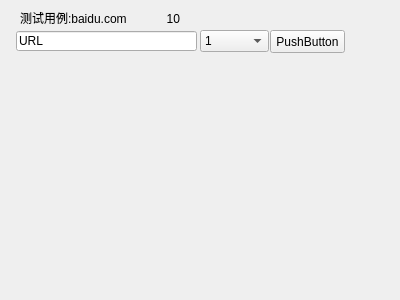
<?xml version="1.0" encoding="UTF-8"?>
<ui version="4.0">
 <class>SubdomainForm</class>
 <widget class="QWidget" name="SubdomainForm">
  <property name="geometry">
   <rect>
    <x>0</x>
    <y>0</y>
    <width>400</width>
    <height>300</height>
   </rect>
  </property>
  <property name="windowTitle">
   <string>Form</string>
  </property>
  <widget class="QLineEdit" name="lineEdit">
   <property name="geometry">
    <rect>
     <x>16</x>
     <y>31</y>
     <width>181</width>
     <height>20</height>
    </rect>
   </property>
   <property name="text">
    <string>URL</string>
   </property>
  </widget>
  <widget class="QPushButton" name="pushButton">
   <property name="geometry">
    <rect>
     <x>270</x>
     <y>30</y>
     <width>75</width>
     <height>23</height>
    </rect>
   </property>
   <property name="text">
    <string>PushButton</string>
   </property>
  </widget>
  <widget class="QComboBox" name="comboBox">
   <property name="geometry">
    <rect>
     <x>200</x>
     <y>30</y>
     <width>69</width>
     <height>22</height>
    </rect>
   </property>
   <item>
    <property name="text">
     <string>1</string>
    </property>
   </item>
   <item>
    <property name="text">
     <string>2</string>
    </property>
   </item>
   <item>
    <property name="text">
     <string>3</string>
    </property>
   </item>
   <item>
    <property name="text">
     <string>4</string>
    </property>
   </item>
   <item>
    <property name="text">
     <string>5</string>
    </property>
   </item>
   <item>
    <property name="text">
     <string>6</string>
    </property>
   </item>
   <item>
    <property name="text">
     <string>7</string>
    </property>
   </item>
   <item>
    <property name="text">
     <string>8</string>
    </property>
   </item>
   <item>
    <property name="text">
     <string>9</string>
    </property>
   </item>
   <item>
    <property name="text">
     <string>10</string>
    </property>
   </item>
  </widget>
  <widget class="QLabel" name="label">
   <property name="geometry">
    <rect>
     <x>20</x>
     <y>10</y>
     <width>231</width>
     <height>16</height>
    </rect>
   </property>
   <property name="text">
    <string>测试用例:baidu.com            10</string>
   </property>
  </widget>
 </widget>
 <resources/>
 <connections/>
</ui>
